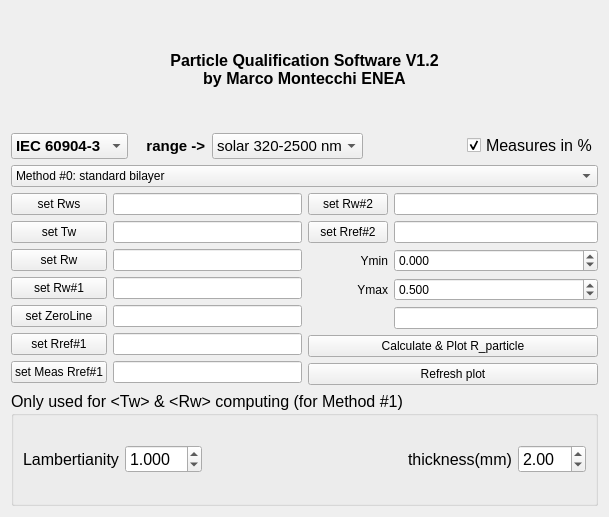
<?xml version="1.0" encoding="UTF-8"?>
<ui version="4.0">
 <class>PQS_DLG</class>
 <widget class="QWidget" name="PQS_DLG">
  <property name="enabled">
   <bool>true</bool>
  </property>
  <property name="geometry">
   <rect>
    <x>0</x>
    <y>0</y>
    <width>609</width>
    <height>517</height>
   </rect>
  </property>
  <property name="maximumSize">
   <size>
    <width>16777215</width>
    <height>16777215</height>
   </size>
  </property>
  <property name="windowTitle">
   <string>PQS</string>
  </property>
  <layout class="QVBoxLayout" name="verticalLayout_2">
   <item>
    <layout class="QHBoxLayout" name="horizontalLayout_14">
     <item>
      <spacer name="horizontalSpacer">
       <property name="orientation">
        <enum>Qt::Horizontal</enum>
       </property>
       <property name="sizeHint" stdset="0">
        <size>
         <width>40</width>
         <height>20</height>
        </size>
       </property>
      </spacer>
     </item>
     <item>
      <widget class="QLabel" name="label_20">
       <property name="font">
        <font>
         <pointsize>12</pointsize>
         <bold>true</bold>
        </font>
       </property>
       <property name="text">
        <string>Particle Qualification Software V1.2
by Marco Montecchi ENEA</string>
       </property>
       <property name="alignment">
        <set>Qt::AlignCenter</set>
       </property>
      </widget>
     </item>
     <item>
      <spacer name="horizontalSpacer_2">
       <property name="orientation">
        <enum>Qt::Horizontal</enum>
       </property>
       <property name="sizeHint" stdset="0">
        <size>
         <width>40</width>
         <height>20</height>
        </size>
       </property>
      </spacer>
     </item>
    </layout>
   </item>
   <item>
    <layout class="QHBoxLayout" name="horizontalLayout_20">
     <item>
      <widget class="QComboBox" name="comboBox_standard">
       <property name="minimumSize">
        <size>
         <width>0</width>
         <height>0</height>
        </size>
       </property>
       <property name="font">
        <font>
         <pointsize>11</pointsize>
         <bold>true</bold>
        </font>
       </property>
       <item>
        <property name="text">
         <string>IEC 60904-3  </string>
        </property>
       </item>
       <item>
        <property name="text">
         <string>ASTM G173  </string>
        </property>
       </item>
       <item>
        <property name="text">
         <string>ISO 9050       </string>
        </property>
       </item>
       <item>
        <property name="text">
         <string>ISO 9845-1  </string>
        </property>
       </item>
       <item>
        <property name="text">
         <string>E 891            </string>
        </property>
       </item>
       <item>
        <property name="text">
         <string>IRnoWeight</string>
        </property>
       </item>
      </widget>
     </item>
     <item>
      <widget class="QLabel" name="label_43">
       <property name="font">
        <font>
         <pointsize>11</pointsize>
         <bold>true</bold>
        </font>
       </property>
       <property name="text">
        <string>   range -&gt;</string>
       </property>
      </widget>
     </item>
     <item>
      <widget class="QComboBox" name="comboBox_range">
       <property name="font">
        <font>
         <pointsize>11</pointsize>
        </font>
       </property>
       <property name="currentIndex">
        <number>0</number>
       </property>
       <item>
        <property name="text">
         <string>solar 320-2500 nm</string>
        </property>
       </item>
       <item>
        <property name="text">
         <string>UVA 315-400</string>
        </property>
       </item>
       <item>
        <property name="text">
         <string>UVB 280-315</string>
        </property>
       </item>
       <item>
        <property name="text">
         <string>UV  280-400</string>
        </property>
       </item>
      </widget>
     </item>
     <item>
      <spacer name="horizontalSpacer_6">
       <property name="orientation">
        <enum>Qt::Horizontal</enum>
       </property>
       <property name="sizeHint" stdset="0">
        <size>
         <width>40</width>
         <height>20</height>
        </size>
       </property>
      </spacer>
     </item>
     <item>
      <widget class="QCheckBox" name="checkBox">
       <property name="font">
        <font>
         <pointsize>12</pointsize>
        </font>
       </property>
       <property name="text">
        <string>Measures in %</string>
       </property>
       <property name="checked">
        <bool>true</bool>
       </property>
      </widget>
     </item>
    </layout>
   </item>
   <item>
    <widget class="QComboBox" name="comboBox_Meth">
     <item>
      <property name="text">
       <string>Method #0: standard bilayer</string>
      </property>
     </item>
     <item>
      <property name="text">
       <string>Method #1: window optical characterization</string>
      </property>
     </item>
     <item>
      <property name="text">
       <string>Method #2: couple of reference-coupons</string>
      </property>
     </item>
     <item>
      <property name="text">
       <string>Method #3: low abs. w. &lt;Rw&gt;=1-&lt;Tw&gt;</string>
      </property>
     </item>
     <item>
      <property name="text">
       <string>Method #4: &lt;Rw&gt;=Rw</string>
      </property>
     </item>
     <item>
      <property name="text">
       <string>Method #5: &lt;Tw&gt;=Tw</string>
      </property>
     </item>
    </widget>
   </item>
   <item>
    <layout class="QHBoxLayout" name="horizontalLayout_13">
     <item>
      <layout class="QGridLayout" name="gridLayout_6">
       <item row="1" column="1">
        <widget class="QLineEdit" name="lineEdit_Tw"/>
       </item>
       <item row="2" column="0">
        <widget class="QPushButton" name="pushButton_Rw">
         <property name="text">
          <string>set Rw</string>
         </property>
        </widget>
       </item>
       <item row="5" column="0">
        <widget class="QPushButton" name="pushButton_ZLine">
         <property name="text">
          <string>set ZeroLine</string>
         </property>
        </widget>
       </item>
       <item row="0" column="0">
        <widget class="QPushButton" name="pushButton_Rws">
         <property name="text">
          <string>set Rws</string>
         </property>
        </widget>
       </item>
       <item row="0" column="1">
        <widget class="QLineEdit" name="lineEdit_Rws"/>
       </item>
       <item row="6" column="1">
        <widget class="QLineEdit" name="lineEdit_Rref1"/>
       </item>
       <item row="1" column="0">
        <widget class="QPushButton" name="pushButton_Tw">
         <property name="text">
          <string>set Tw</string>
         </property>
        </widget>
       </item>
       <item row="5" column="1">
        <widget class="QLineEdit" name="lineEdit_ZLine"/>
       </item>
       <item row="4" column="0">
        <widget class="QPushButton" name="pushButton_RwRef1">
         <property name="text">
          <string>set Rw#1</string>
         </property>
        </widget>
       </item>
       <item row="4" column="1">
        <widget class="QLineEdit" name="lineEdit_RwRef1"/>
       </item>
       <item row="6" column="0">
        <widget class="QPushButton" name="pushButton_Rref1">
         <property name="text">
          <string>set Rref#1</string>
         </property>
        </widget>
       </item>
       <item row="2" column="1">
        <widget class="QLineEdit" name="lineEdit_Rw"/>
       </item>
       <item row="7" column="0">
        <widget class="QPushButton" name="pushButton_Mref1">
         <property name="text">
          <string>set Meas Rref#1</string>
         </property>
        </widget>
       </item>
       <item row="7" column="1">
        <widget class="QLineEdit" name="lineEdit_Mref1"/>
       </item>
      </layout>
     </item>
     <item>
      <layout class="QVBoxLayout" name="verticalLayout_17">
       <item>
        <layout class="QGridLayout" name="gridLayout_7">
         <item row="1" column="0">
          <widget class="QPushButton" name="pushButton_Rref2">
           <property name="text">
            <string>set Rref#2</string>
           </property>
          </widget>
         </item>
         <item row="0" column="1">
          <widget class="QLineEdit" name="lineEdit_RwRef2"/>
         </item>
         <item row="2" column="0">
          <widget class="QLabel" name="label_2">
           <property name="text">
            <string>Ymin</string>
           </property>
           <property name="alignment">
            <set>Qt::AlignRight|Qt::AlignTrailing|Qt::AlignVCenter</set>
           </property>
          </widget>
         </item>
         <item row="3" column="0">
          <widget class="QLabel" name="label_3">
           <property name="text">
            <string>Ymax</string>
           </property>
           <property name="alignment">
            <set>Qt::AlignRight|Qt::AlignTrailing|Qt::AlignVCenter</set>
           </property>
          </widget>
         </item>
         <item row="4" column="1">
          <widget class="QLineEdit" name="lineEdit_meanRp"/>
         </item>
         <item row="4" column="0">
          <widget class="QLabel" name="label">
           <property name="text">
            <string>&lt;Rparticle&gt;</string>
           </property>
           <property name="alignment">
            <set>Qt::AlignRight|Qt::AlignTrailing|Qt::AlignVCenter</set>
           </property>
          </widget>
         </item>
         <item row="0" column="0">
          <widget class="QPushButton" name="pushButton_RwRef2">
           <property name="text">
            <string>set Rw#2</string>
           </property>
          </widget>
         </item>
         <item row="2" column="1">
          <widget class="QDoubleSpinBox" name="dSB_Ymin">
           <property name="decimals">
            <number>3</number>
           </property>
           <property name="minimum">
            <double>-1.000000000000000</double>
           </property>
           <property name="maximum">
            <double>1.000000000000000</double>
           </property>
           <property name="singleStep">
            <double>0.010000000000000</double>
           </property>
          </widget>
         </item>
         <item row="3" column="1">
          <widget class="QDoubleSpinBox" name="dSB_Ymax">
           <property name="decimals">
            <number>3</number>
           </property>
           <property name="maximum">
            <double>1.000000000000000</double>
           </property>
           <property name="singleStep">
            <double>0.010000000000000</double>
           </property>
           <property name="value">
            <double>0.500000000000000</double>
           </property>
          </widget>
         </item>
         <item row="1" column="1">
          <widget class="QLineEdit" name="lineEdit_Rref2"/>
         </item>
        </layout>
       </item>
       <item>
        <widget class="QPushButton" name="pushButton_calcRpart">
         <property name="text">
          <string>Calculate &amp;&amp; Plot R_particle</string>
         </property>
        </widget>
       </item>
       <item>
        <widget class="QPushButton" name="pushButton_refresh">
         <property name="text">
          <string>Refresh plot</string>
         </property>
        </widget>
       </item>
      </layout>
     </item>
    </layout>
   </item>
   <item>
    <widget class="QGroupBox" name="groupBox_5">
     <property name="font">
      <font>
       <pointsize>12</pointsize>
      </font>
     </property>
     <property name="title">
      <string>Only used for &lt;Tw&gt; &amp;&amp; &lt;Rw&gt; computing (for Method #1)</string>
     </property>
     <layout class="QVBoxLayout" name="verticalLayout">
      <item>
       <layout class="QHBoxLayout" name="horizontalLayout">
        <item>
         <widget class="QLabel" name="label_4">
          <property name="text">
           <string>Lambertianity</string>
          </property>
         </widget>
        </item>
        <item>
         <widget class="QDoubleSpinBox" name="dSB_Lamb">
          <property name="decimals">
           <number>3</number>
          </property>
          <property name="maximum">
           <double>10.000000000000000</double>
          </property>
          <property name="singleStep">
           <double>0.010000000000000</double>
          </property>
          <property name="value">
           <double>1.000000000000000</double>
          </property>
         </widget>
        </item>
        <item>
         <spacer name="horizontalSpacer_3">
          <property name="orientation">
           <enum>Qt::Horizontal</enum>
          </property>
          <property name="sizeHint" stdset="0">
           <size>
            <width>40</width>
            <height>20</height>
           </size>
          </property>
         </spacer>
        </item>
        <item>
         <widget class="QLabel" name="label_5">
          <property name="text">
           <string>thickness(mm)</string>
          </property>
         </widget>
        </item>
        <item>
         <widget class="QDoubleSpinBox" name="doubleSpinBox_dW">
          <property name="value">
           <double>2.000000000000000</double>
          </property>
         </widget>
        </item>
       </layout>
      </item>
     </layout>
    </widget>
   </item>
  </layout>
 </widget>
 <resources/>
 <connections/>
</ui>
